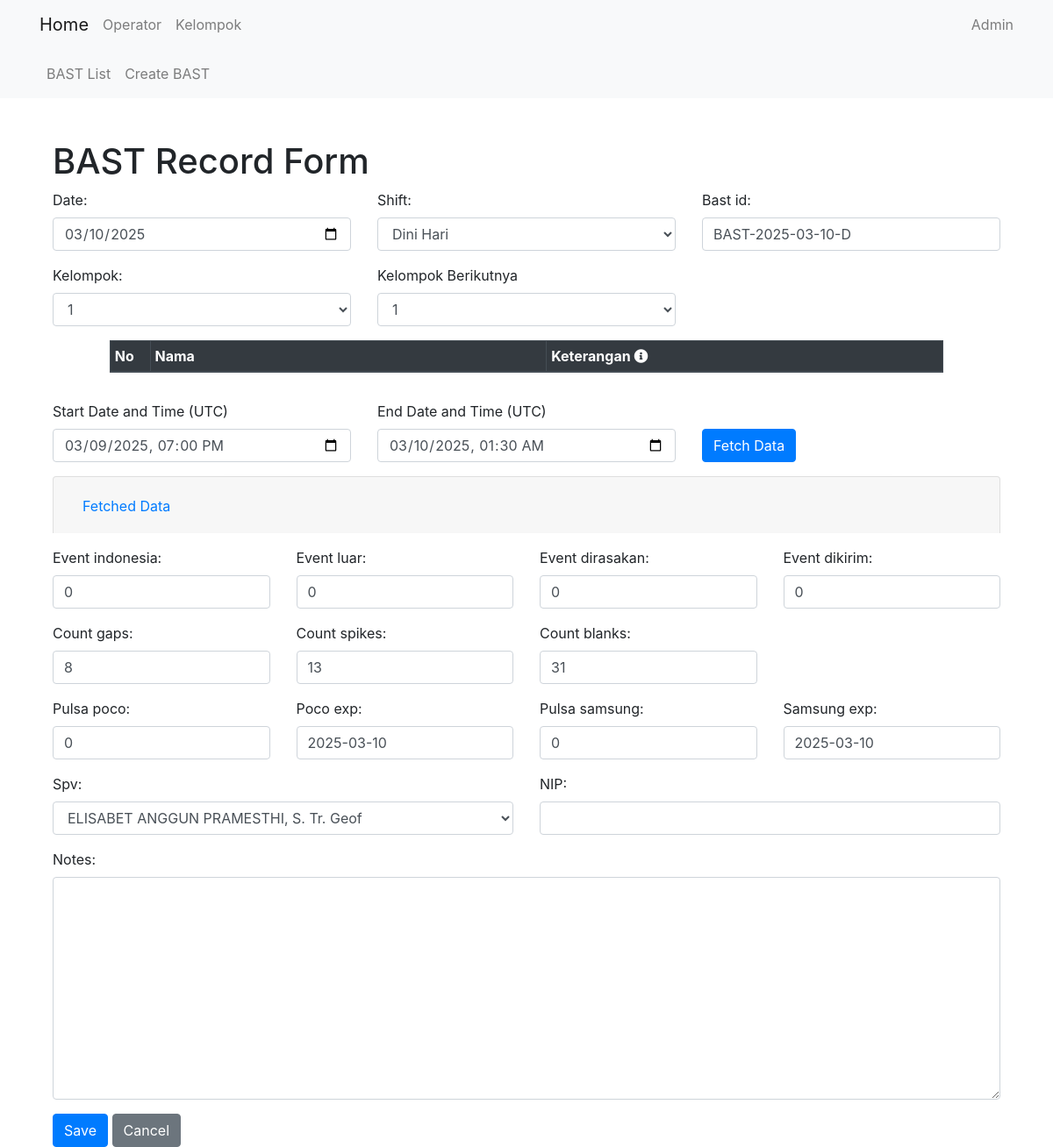
Page /bast/update/2/ on the committed database.
### bast/models.py (models this page shows, shortened)
class BastRecordModel(models.Model):
    date = models.DateField(default=get_default_date)
    bast_id = models.CharField(max_length=17, default='0')
    waktu_pelaksaan = models.CharField(choices=WAKTU_PELAKSANAAN, max_length=20, default='08:30 - 14:00 WIB', blank=True, null=True)
    shift = models.CharField(max_length=15, choices=SHIFT, default='Pagi')
    kelompok = models.CharField(max_length=1, choices=KELOMPOK, default='1')
    kel_berikut = models.CharField(max_length=1, choices=KELOMPOK, default='1')
    events = models.TextField(default='0')
    spv = models.ForeignKey(Operator, on_delete=models.CASCADE)
    NIP = models.CharField(max_length=18, default='0', blank=True)
    event_indonesia = models.IntegerField(default=0)
    event_luar = models.IntegerField(default=0)
    event_dirasakan = models.IntegerField(default=0)
    event_dikirim = models.IntegerField(default=0)
    member = models.TextField(max_length=1000, default='')
    count_gaps = models.IntegerField(default=0)
    count_spikes = models.IntegerField(default=0)
    count_blanks = models.IntegerField(default=0)
    pulsa_poco = models.IntegerField(default=0)
    poco_exp = models.DateField(default=get_default_date)
    pulsa_samsung = models.IntegerField(default=0)
    samsung_exp = models.DateField(default=get_default_date)
    notes = models.TextField(max_length=1000, default='', blank=True, null=True)

### bast/views.py (the view, shortened to what this page needs)
# urls.py: path('update/<int:pk>/', views.BastRecordUpdateView.as_view(), name='bastrecord_update'),
class BastRecordUpdateView(UpdateView):
    model = BastRecordModel
    form_class = BastRecordForm
    template_name = 'bast/bastrecord_form.html'
    success_url = reverse_lazy('bast:bastrecord_list')
    def get_context_data(self, **kwargs):
        context = super().get_context_data(**kwargs)
        record = self.get_object()
        context['existing_data'] = record.events
        return context

### bast/forms.py
class BastRecordForm(forms.ModelForm):
    bast_id = forms.CharField()
    class Meta:
        model = BastRecordModel
        fields = '__all__'

### core/models.py (called while the page is built)
    def __str__(self):
        return self.name

### qc/templatetags/form_tags.py (called while the page is built)
@register.filter(name='add_class')
def add_class(field, css_class):
    return field.as_widget(attrs={"class": css_class})

### bast/templates/bast/bastrecord_form.html (shortened to what this page needs)
{% extends 'core/base.html' %}
{% block content %}
<div class="container">
    <h1 class="mt-5">BAST Record Form</h1>
    <form method="post" class="needs-validation" novalidate>
        {% load form_tags %}
        <div class="form-group row">
            <div class="col-md-4">
                {{ form.date.label_tag }}
                {{ form.date|add_class:"form-control" }}
            </div>
            <div class="col-md-4">
                {{ form.shift.label_tag }}
                {{ form.shift|add_class:"form-control" }}
            </div>
            <div class="col-md-4">
                {{ form.bast_id.label_tag }}
                {{ form.bast_id|add_class:"form-control" }}
            </div>
        </div>
        <div class="form-group">
            <div class="row">
                <div class="form-group col-md-4">
                    {{ form.kelompok.label_tag }}
                    {{ form.kelompok|add_class:"form-control" }}
                </div>
                <div class="form-group col-md-4">
                    <label for="{{ form.kel_berikut.id_for_label }}">Kelompok Berikutnya</label>
                    {{ form.kel_berikut|add_class:"form-control" }}
                </div>
                <div class="form-group col-md-4">
                </div>
                <div class="table-responsive container" style="padding-right: 5em; padding-left: 5em;">
                    <table class="table table-bordered table-hover table-sm" id="member-data-table" style="width: auto;">
                        <thead class="thead-dark">
                            <tr>
                                <th style="width: 1%;">No</th>
                                <th style="width: 20%;">Nama</th>
                                <th style="width: 20%;">Keterangan
                                    <span data-toggle="tooltip" data-placement="top" title="Isi keterangan dengan nama pengganti atau keterangan izin/cuti/SPT. Contoh: diganti Fajar">
                                        <i class="fas fa-info-circle"></i>
                                    </span>
                                </th>
                            </tr>
                        </thead>
                    </table>
                </div>
            </div>
        </div>
        <div class="form-group">
            <div class="form-group row">
                <div class="col-md-4">
                    <label for="datetime_bast_start">Start Date and Time (UTC)</label>
                    <input type="datetime-local" id="datetime_bast_start" class="form-control"
                        value="2024-12-14 00:00:00">
                </div>
                <div class="col-md-4">
                    <label for="datetime_bast_end">End Date and Time (UTC)</label>
                    <input type="datetime-local" id="datetime_bast_end" class="form-control"
                        value="2024-12-14 07:00:00">
                </div>
                <div class="col-md-4 d-flex align-items-end">
                    <button type="button" id="fetch_bast" class="btn btn-primary align-bottom">Fetch
                        Data</button>
                </div>
            </div>
            <div class="accordion" id="fetchedDataAccordion">
                <div class="card">
                    <div class="card-header" id="headingOne">
                        <h2 class="mb-0">
                            <button class="btn btn-link" type="button" data-toggle="collapse"
                                data-target="#fetchedDataSection" aria-expanded="true"
                                aria-controls="fetchedDataSection">
                                Fetched Data
                            </button>
                        </h2>
                    </div>
                </div>
                <div class="form-group row mt-3">
                    <div class="col-md-3">
                        {{ form.event_indonesia.label_tag }}
                        {{ form.event_indonesia|add_class:"form-control" }}
                    </div>
                    <div class="col-md-3">
                        {{ form.event_luar.label_tag }}
                        {{ form.event_luar|add_class:"form-control" }}
                    </div>
                    <div class="col-md-3">
                        {{ form.event_dirasakan.label_tag }}
                        {{ form.event_dirasakan|add_class:"form-control" }}
                    </div>
                    <div class="col-md-3">
                        {{ form.event_dikirim.label_tag }}
                        {{ form.event_dikirim|add_class:"form-control" }}
                    </div>
                </div>
                <div class="form-group row mt-3">
                    <div class="col-md-3">
                        {{ form.count_gaps.label_tag }}
                        {{ form.count_gaps|add_class:"form-control" }}
                    </div>
                    <div class="col-md-3">
                        {{ form.count_spikes.label_tag }}
                        {{ form.count_spikes|add_class:"form-control" }}
                    </div>
                    <div class="col-md-3">
                        {{ form.count_blanks.label_tag }}
                        {{ form.count_blanks|add_class:"form-control" }}
                    </div>
                </div>
                <div class="form-group row mt-3">
                    <div class="col-md-3">
                        {{ form.pulsa_poco.label_tag }}
                        {{ form.pulsa_poco|add_class:"form-control" }}
                    </div>
                    <div class="col-md-3">
                        {{ form.poco_exp.label_tag }}
                        {{ form.poco_exp|add_class:"form-control" }}
                    </div>
                    <div class="col-md-3">
                        {{ form.pulsa_samsung.label_tag }}
                        {{ form.pulsa_samsung|add_class:"form-control" }}
                    </div>
                    <div class="col-md-3">
                        {{ form.samsung_exp.label_tag }}
                        {{ form.samsung_exp|add_class:"form-control" }}
                    </div>
                </div>
            </div>
        </div>
        <div class="form-group row">
            <div class="col-md-6">
                {{ form.spv.label_tag }}
                {{ form.spv|add_class:"form-control" }}
            </div>
            <div class="col-md-6">
                {{ form.NIP.label_tag }}
                {{ form.NIP|add_class:"form-control" }}
            </div>
        </div>
        <div class="form-group row">
            <div class="col">
                {{ form.notes.label_tag }}
                {{ form.notes|add_class:"form-control" }}
            </div>
        </div>
        <button type="submit" class="btn btn-primary" id="submit-button">Save</button>
        <button type="button" class="btn btn-secondary"
            onclick="window.location.href='{% url 'bast:bastrecord_list' %}'">Cancel</button>
    </form>
</div>
{% endblock %}

### rows in the picture
BastRecordModel: date "03/10/2025", shift "Dini Hari", bast_id "BAST-2025-03-10-D", kelompok "1", kel_berikut "1", event_indonesia "0", event_luar "0", event_dirasakan "0", event_dikirim "0", count_gaps "8", count_spikes "13", count_blanks "31", pulsa_poco "0", poco_exp "2025-03-10", pulsa_samsung "0", samsung_exp "2025-03-10", spv "ELISABET ANGGUN PRAMESTHI, S. Tr. Geof"
